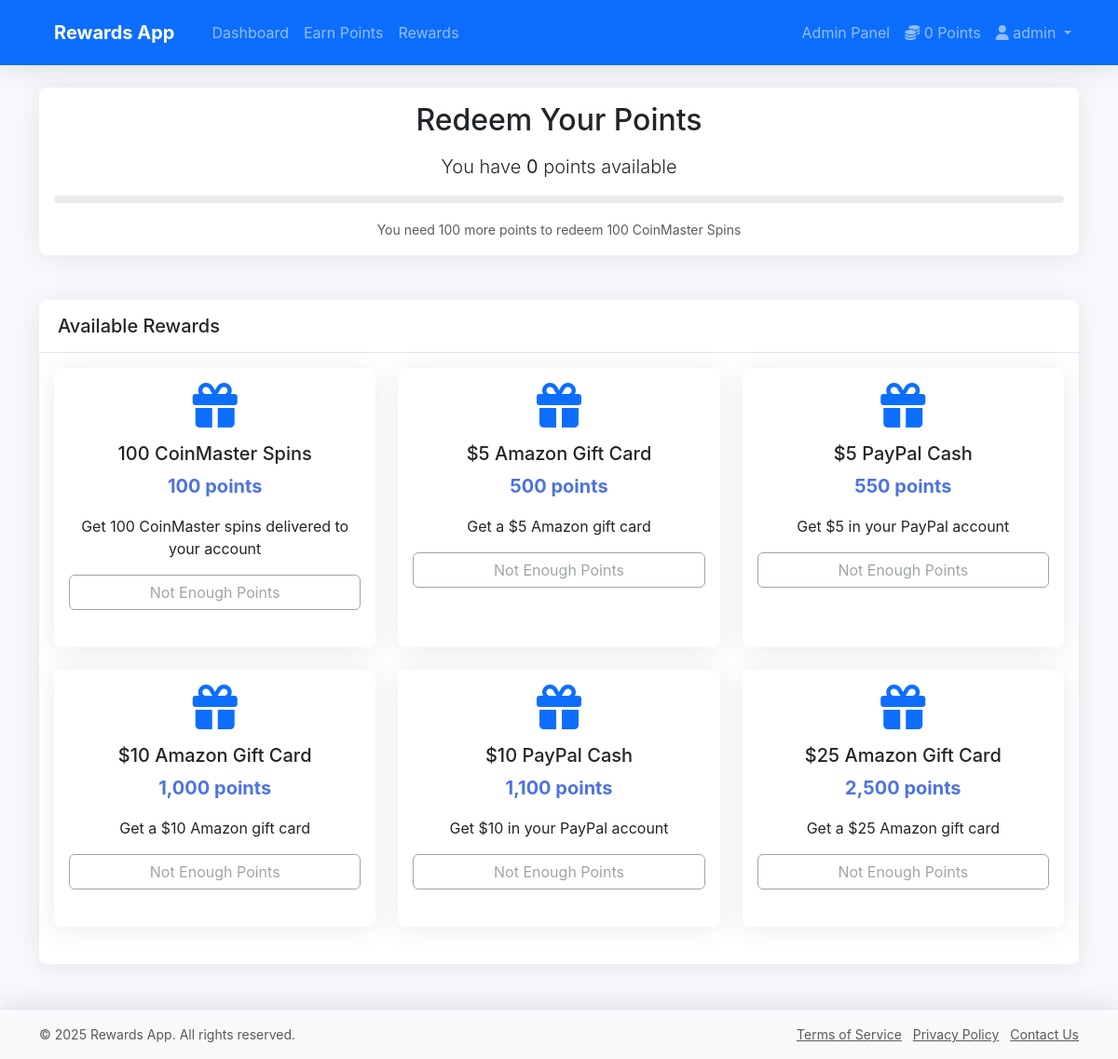
Page /rewards.php (signed in) on the committed database.
### tables this page shows
CREATE TABLE users (
            id INTEGER PRIMARY KEY AUTOINCREMENT,
            username TEXT NOT NULL UNIQUE,
            email TEXT NOT NULL UNIQUE,
            password TEXT NOT NULL,
            points INTEGER NOT NULL DEFAULT 0,
            is_admin INTEGER NOT NULL DEFAULT 0,
            created_at TIMESTAMP DEFAULT CURRENT_TIMESTAMP,
            updated_at TIMESTAMP DEFAULT CURRENT_TIMESTAMP
        );

CREATE TABLE rewards (
            id INTEGER PRIMARY KEY AUTOINCREMENT,
            name TEXT NOT NULL,
            description TEXT,
            points_required INTEGER NOT NULL,
            is_active INTEGER NOT NULL DEFAULT 1,
            created_at TIMESTAMP DEFAULT CURRENT_TIMESTAMP,
            updated_at TIMESTAMP DEFAULT CURRENT_TIMESTAMP
        );

### includes/db.php (called while the page is built, shortened)
<?php
class Database {
    private $connection;
    private static $instance;
    private function __construct() {
        try {
            $this->connection = new PDO('sqlite:' . DB_PATH);
            $this->connection->setAttribute(PDO::ATTR_ERRMODE, PDO::ERRMODE_EXCEPTION);
        } catch (PDOException $e) {
            die('Database Connection Error: ' . $e->getMessage());
        }
    }
    public static function getInstance() {
        if (!self::$instance) {
            self::$instance = new self();
        }
        return self::$instance;
    }
    public function query($sql) {
        try {
            return $this->connection->query($sql);
        } catch (PDOException $e) {
            error_log("Query Error: " . $e->getMessage() . "\nSQL: " . $sql);
            return false;
        }
    }
}
?>

### includes/auth.php (called while the page is built, shortened)
<?php
require_once 'db.php';
class Auth {
    private $db;
    public function __construct() {
        $this->db = Database::getInstance();
    }
    public function isLoggedIn() {
        return isset($_SESSION['logged_in']) && $_SESSION['logged_in'] === true;
    }
    public function isAdmin() {
        return isset($_SESSION['is_admin']) && $_SESSION['is_admin'] == 1;
    }
    public function getUser() {
        $user_id = $_SESSION['user_id'];
        $conn = $this->db->getConnection();
        try {
            $stmt = $conn->prepare("SELECT id, username, email, points, is_admin, created_at FROM users WHERE id = :user_id");
            $stmt->bindValue(':user_id', $user_id);
            $stmt->execute();
            $user = $stmt->fetch(PDO::FETCH_ASSOC);
            return $user;
        } catch (PDOException $e) {
            error_log('Error getting user: ' . $e->getMessage());
            return null;
        }
    }
}
?>

### includes/functions.php (called while the page is built, shortened)
<?php
require_once 'db.php';
function getRewards() {
    $db = Database::getInstance();
    try {
        $query = "SELECT * FROM rewards WHERE is_active = 1 ORDER BY points_required ASC";
        $result = $db->query($query);
        $rewards = [];
        if ($result) {
            while ($row = $result->fetch(PDO::FETCH_ASSOC)) {
                $rewards[] = $row;
            }
        }
        return $rewards;
    } catch (PDOException $e) {
        error_log("Error getting rewards: " . $e->getMessage());
        return [];
    }
}
function formatPoints($points) {
    return number_format($points);
}
?>

### rewards.php (the view, shortened to what this page needs)
<?php
require_once 'includes/auth.php';
require_once 'includes/functions.php';
$rewards = getRewards();
include 'includes/header.php';
?>
<div class="row mb-4">
    <div class="col-12">
        <div class="card">
            <div class="card-body text-center">
                <h2 class="mb-3">Redeem Your Points</h2>
                <p class="lead">You have <strong><?php echo formatPoints($current_user['points']); ?></strong> points available</p>
                <div class="progress mb-3">
                    <?php
                    $next_reward = null;
                    foreach ($rewards as $reward) {
                        if ($reward['points_required'] > $current_user['points']) {
                            $next_reward = $reward;
                            break;
                        }
                    }
                    ?>
                </div>
                <?php if ($next_reward): ?>
                <small class="text-muted">You need <?php echo formatPoints($next_reward['points_required'] - $current_user['points']); ?> more points to redeem <?php echo htmlspecialchars($next_reward['name']); ?></small>
                <?php else: ?>
                <small class="text-muted">You have enough points to redeem any reward!</small>
                <?php endif; ?>
            </div>
        </div>
    </div>
</div>
<div class="row">
    <div class="col-12">
        <div class="card">
            <div class="card-header">
                <h5 class="mb-0">Available Rewards</h5>
            </div>
            <div class="card-body">
                <?php if (empty($rewards)): ?>
                <div class="alert alert-info">
                    <i class="fas fa-info-circle me-2"></i>
                    No rewards available at the moment. Please check back later.
                </div>
                <?php else: ?>
                <div class="row">
                    <?php foreach ($rewards as $reward): ?>
                    <div class="col-md-4 mb-4">
                        <div class="card h-100 reward-card">
                            <div class="card-body text-center">
                                <div class="mb-3">
                                    <i class="fas fa-gift fa-3x text-primary"></i>
                                </div>
                                <h5 class="card-title"><?php echo htmlspecialchars($reward['name']); ?></h5>
                                <p class="reward-points"><?php echo formatPoints($reward['points_required']); ?> points</p>
                                <p class="card-text"><?php echo htmlspecialchars($reward['description']); ?></p>
                                <div class="d-grid gap-2">
                                    <?php if ($current_user['points'] >= $reward['points_required']): ?>
                                    <button type="button" class="btn btn-primary view-reward"
                                        data-id="<?php echo $reward['id']; ?>"
                                        data-name="<?php echo htmlspecialchars($reward['name']); ?>"
                                        data-description="<?php echo htmlspecialchars($reward['description']); ?>"
                                        data-points="<?php echo $reward['points_required']; ?>">
                                        Redeem Now
                                    </button>
                                    <?php else: ?>
                                    <button type="button" class="btn btn-outline-secondary" disabled>
                                        Not Enough Points
                                    </button>
                                    <?php endif; ?>
                                </div>
                            </div>
                        </div>
                    </div>
                    <?php endforeach; ?>
                </div>
                <?php endif; ?>
            </div>
        </div>
    </div>
</div>
<?php include 'includes/footer.php'; ?>

### includes/header.php (shortened to what this page needs)
<?php
require_once 'includes/auth.php';
$auth = new Auth();
$current_user = $auth->getUser();
?>
<!DOCTYPE html>
<html lang="en">
<head>
    <link href="https://cdn.jsdelivr.net/npm/bootstrap@5.3.0-alpha1/dist/css/bootstrap.min.css" rel="stylesheet">
    <link href="https://cdnjs.cloudflare.com/ajax/libs/font-awesome/6.0.0/css/all.min.css" rel="stylesheet">
    <link href="assets/css/style.css" rel="stylesheet">
</head>
<body>
    <nav class="navbar navbar-expand-lg navbar-dark bg-primary">
        <div class="container">
            <a class="navbar-brand" href="index.php"><?php echo APP_NAME; ?></a>
            <div class="collapse navbar-collapse" id="navbarNav">
                <ul class="navbar-nav me-auto">
                    <?php if ($auth->isLoggedIn()): ?>
                        <li class="nav-item">
                            <a class="nav-link" href="dashboard.php">Dashboard</a>
                        </li>
                        <li class="nav-item">
                            <a class="nav-link" href="tasks.php">Earn Points</a>
                        </li>
                        <li class="nav-item">
                            <a class="nav-link" href="rewards.php">Rewards</a>
                        </li>
                    <?php else: ?>
                        <li class="nav-item">
                            <a class="nav-link" href="index.php">Home</a>
                        </li>
                    <?php endif; ?>
                </ul>
                <ul class="navbar-nav ms-auto">
                    <?php if ($auth->isLoggedIn()): ?>
                        <?php if ($auth->isAdmin()): ?>
                            <li class="nav-item">
                                <a class="nav-link" href="admin/index.php">Admin Panel</a>
                            </li>
                        <?php endif; ?>
                        <li class="nav-item">
                            <a class="nav-link" href="#">
                                <i class="fas fa-coins"></i> <?php echo formatPoints($current_user['points']); ?> Points
                            </a>
                        </li>
                        <li class="nav-item dropdown">
                            <a class="nav-link dropdown-toggle" href="#" id="navbarDropdown" role="button" data-bs-toggle="dropdown" aria-expanded="false">
                                <i class="fas fa-user"></i> <?php echo htmlspecialchars($current_user['username']); ?>
                            </a>
                        </li>
                    <?php endif; ?>
                </ul>
            </div>
        </div>
    </nav>
    <div class="container py-4">

### assets/css/style.css (style rules this page uses)
:root { --primary-color: #4e73df; --secondary-color: #6c757d; --success-color: #1cc88a; --info-color: #36b9cc; --warning-color: #f6c23e; --danger-color: #e74a3b; --light-color: #f8f9fc; --dark-color: #5a5c69; }
body { background-color: #f8f9fc; font-family: 'Nunito', -apple-system, BlinkMacSystemFont, 'Segoe UI', Roboto, 'Helvetica Neue', Arial, sans-serif; display: flex; flex-direction: column; min-height: 100vh; }
.container { flex: 1; }
.navbar { box-shadow: 0 0.15rem 1.75rem 0 rgba(58, 59, 69, 0.15); }
.navbar-brand { font-weight: 700; padding: 0.75rem 1rem; font-size: 1.25rem; }
.card { border: none; box-shadow: 0 0.15rem 1.75rem 0 rgba(58, 59, 69, 0.1); border-radius: 0.5rem; margin-bottom: 1.5rem; }
.card-header { background-color: #fff; border-bottom: 1px solid #e3e6f0; padding: 1rem 1.25rem; }
.card-header:first-child { border-radius: 0.5rem 0.5rem 0 0; }
.reward-card { transition: transform 0.2s; }
.reward-card .reward-points { font-size: 1.25rem; font-weight: 700; color: var(--primary-color); }
.progress { height: 0.5rem; border-radius: 0.25rem; }

### rows in the picture
users: points "0", username "admin"
rewards: points_required "100", name "100 CoinMaster Spins", description "Get 100 CoinMaster spins delivered to your account", shows "Not Enough Points"
rewards: name "$5 Amazon Gift Card", points_required "500", description "Get a $5 Amazon gift card", shows "Not Enough Points"
rewards: name "$5 PayPal Cash", points_required "550", description "Get $5 in your PayPal account", shows "Not Enough Points"
rewards: name "$10 Amazon Gift Card", points_required "1,000", description "Get a $10 Amazon gift card", shows "Not Enough Points"
rewards: name "$10 PayPal Cash", points_required "1,100", description "Get $10 in your PayPal account", shows "Not Enough Points"
rewards: name "$25 Amazon Gift Card", points_required "2,500", description "Get a $25 Amazon gift card", shows "Not Enough Points"

### other values in the picture
APP_NAME "Rewards App"
